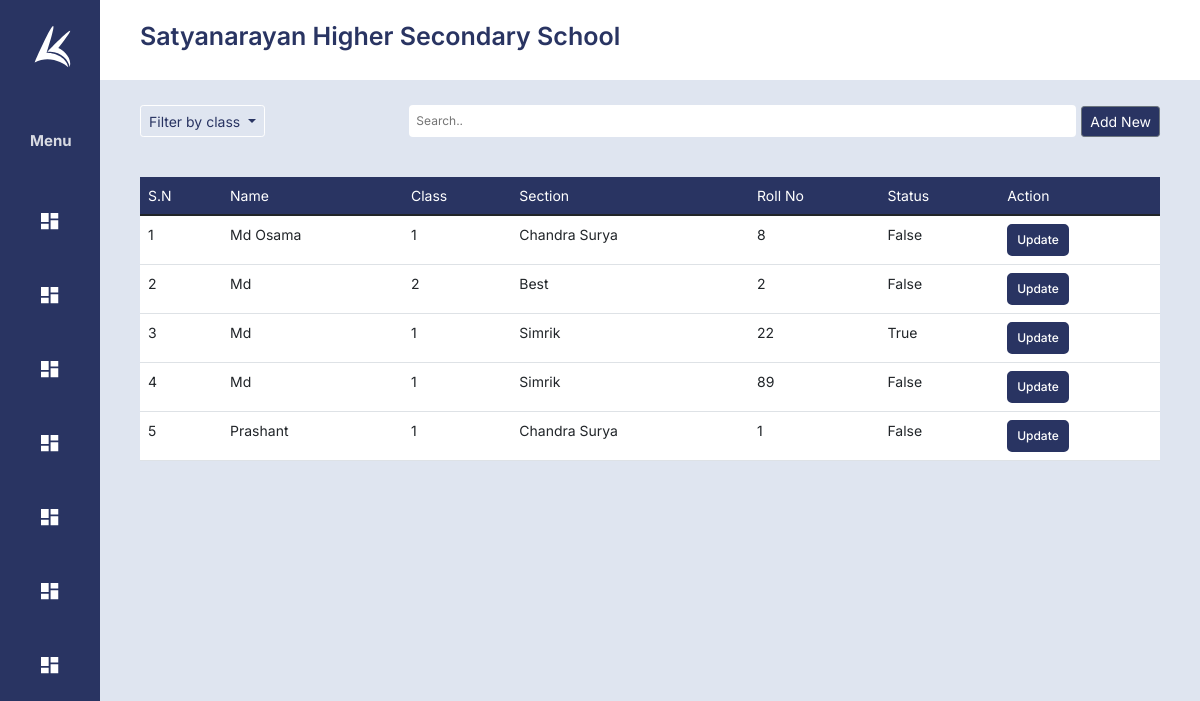
Before: /students (signed in) with the older database file.
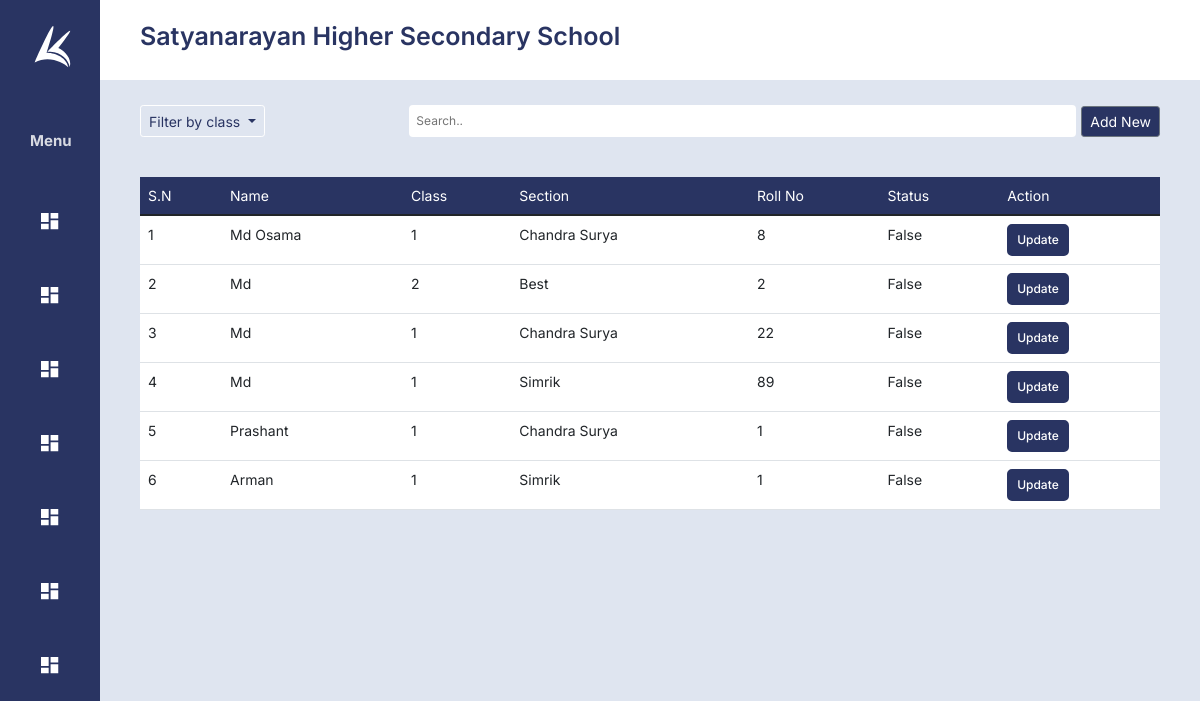
After: the same page with the newer database file.
### school/models.py (models this page shows, shortened)
class School(models.Model):
    id = models.IntegerField(primary_key=True, auto_created=True, unique=True, editable=False)
    school_name  = models.CharField(max_length=225)
    school_address  = models.CharField(max_length=225)
    date_registration  =  models.DateField()
    date_expiration  = models.DateField()
    is_active = models.BooleanField(default=True,)
    user  = models.OneToOneField(User, on_delete=models.CASCADE, unique=True,default=None, null=True,blank=True)
    def __str__(self):
        return self.school_name

class Student(models.Model):
    id = models.IntegerField(primary_key=True, auto_created=True, unique=True, editable=False)
    school =  models.ForeignKey(School, on_delete=models.CASCADE,null=True)
    profile_pic = models.FileField(upload_to='profiles/',null=True)
    medium_of_education = models.CharField(max_length=255,choices=[('English', 'English'), ('Nepali', 'Nepali'), ('Urdu', 'Urdu')],null=True, default='English')
    grade  = models.ForeignKey(Class, on_delete=models.CASCADE,)
    section  = models.ForeignKey(Section, on_delete=models.CASCADE,)
    registration_date = models.DateField(auto_now=True)
    first_name = models.CharField(max_length=225,null=False)
    middle_name = models.CharField(max_length=225,null=True, blank=True)
    last_name = models.CharField(max_length=225,null=True)
    student_dob = models.DateField(default=datetime.now)
    student_gender = models.CharField(max_length=255,choices=[('Male', 'Male'), ('Female', 'Female'), ('Others', 'Others')], null=True) # drop down
    email = models.CharField(max_length=225,null=True)
    mobile_no = models.IntegerField(null=True)
    alternate_mobile_no = models.IntegerField(null=True)
    country = CountryField() # drop down
    state = models.CharField(max_length=225,null=True) # drop down
    city = models.CharField(max_length=225,null=True) # drop down
    zip = models.CharField(max_length=225,null=True) # drop down
    roll_no = models.IntegerField(null=True)
    previous_school_name = models.CharField(max_length=225,null=True,blank=True)
    previous_school_Address = models.CharField(max_length=225, null=True,blank=True)
    parent = models.ForeignKey(Parent, on_delete=models.CASCADE,null=True, blank=True)
    user  = models.OneToOneField(User, on_delete=models.CASCADE, unique=True,default=None, null=True,blank=True)
    transfer_certificate = models.FileField(upload_to='files/', blank=True)
    is_active = models.BooleanField(default=True,blank=True)

class Section(models.Model):
    id = models.IntegerField(primary_key=True, auto_created=True, unique=True, editable=False)
    school =  models.ForeignKey(School, on_delete=models.CASCADE,null=True)
    grade = models.ForeignKey(Class, on_delete=models.CASCADE,)
    section_name = models.CharField(max_length=225)
    is_active = models.BooleanField(default=True)
    def __str__(self):
        return self.section_name

class Class(models.Model):
    id = models.IntegerField(primary_key=True, auto_created=True, unique=True, editable=False)
    school =  models.ForeignKey(School, on_delete=models.CASCADE,null=True)
    class_name  = models.CharField(max_length=225)
    is_active = models.BooleanField(default=True)
    def __str__(self):
        return self.class_name

### school/views.py (the view)
# urls.py: path('students', views.students, name='students'),
@login_required(login_url='/login')
def students(request):
    school = getschool(request)
    if not school:
        return redirect('/login')
    students = getStudents(request)
    classes = getClasses(request)
    context ={'school': school, 'students': students, 'classes': classes}
    return render(request, 'students.html', context)

### school/functions.py (called while the page is built)
def getschool(request):
    schools =  School.objects.filter(user = request.user)
    school = None
    if schools:
        school = schools[0]
    return school

def getClasses(request):
    return Class.objects.filter(school = getschool(request)).all()

def getStudents(request, grade=None):
    students = None
    if grade != None:
        students = Student.objects.filter(school = getschool(request)).all().filter(grade=grade)
    else:
        students = Student.objects.filter(school = getschool(request)).all()
    return students

### templates/students.html (shortened to what this page needs)
{% extends 'dashboardskeleton.html' %}
{% block body %}
<link rel="stylesheet" href="/static/css/users.css">
<div class="options">
    <div class="btn-group">
        <button class="btn btn-secondary btn-sm dropdown-toggle filter" type="button" data-bs-toggle="dropdown" aria-expanded="false">
            Filter by class
        </button>
    </div>
    <div class="table-actions">
        <input type="text" class="searchfiled" placeholder="Search.." oninput="search(this.value, 'table')">
        <a href="/register/student/">
            <div class="btn-group">
                <button class="btn btn-secondary btn-sm btn-c" type="button" >Add New</button>
            </div>
        </a>
    </div>
</div>
<table class="table">
    <thead>
        <td>
            S.N
        </td>
        <td>
            Name
        </td>
        <td>
            Class
        </td>
        <td>
            Section
        </td>
        <td>
            Roll No
        </td>
        <td>
            Status
        </td>
        <td>
            Action
        </td>
    </thead>
    <tbody id="table">
        {% for student in students %}
        <tr>
            <td>
                {{forloop.counter }}
            </td>
            <td id="name">
                {{student.first_name}}
            </td>
            <td id="grade">
                {{student.section.grade}}
            </td>
            <td id="section">
                {{student.section}}
            </td>
            <td>
                {{student.roll_no}}
            </td>
            <td>
                {{student.is_active}}
            </td>
            <td>
                <a href="/register/student?id={{student.id}}">
                    <button>Update</button>
                </a>
            </td>
        </tr>
        {% endfor %}
    </tbody>
</table>
{% endblock body %}

### templates/dashboardskeleton.html (shortened to what this page needs)
<!DOCTYPE html>
<html lang="en">
  <head>
    <link
      href="https://cdn.jsdelivr.net/npm/bootstrap@5.1.3/dist/css/bootstrap.min.css"
      rel="stylesheet"
    />
    <link rel="stylesheet" href="/static/css/style.css" />
  </head>
  <body>
    <div class="c-body">
    <div class="drawer">
            <div class="drawer-header">
                <img class="large-logo" src="/static/assets/logo.svg" alt="logo" /><img class="small-logo"
                    src="/static/assets/smLogo.svg" alt="logo" />
            </div>
            <div class="drawer-heading">Menu</div>
            <a href="/dashboard">
                  <div class="drawer-comp">
                <span><img class="drawer-comp-logo" src="/static/assets/dashboard.svg" alt="" /></span>
            </div>
            </a>
            <p>
            <a class="drawer-comp" data-bs-toggle="collapse" href="#collapseExample" role="button" aria-expanded="false" aria-controls="collapseExample">
                <span><img class="drawer-comp-logo" src="/static/assets/dashboard.svg" alt="" /></span>
            </a>
            </p>
              <p>
            <a class="drawer-comp" data-bs-toggle="collapse" href="#collapseExample1" role="button" aria-expanded="false" aria-controls="collapseExample1">
                <span><img class="drawer-comp-logo" src="/static/assets/dashboard.svg" alt="" /></span>
            </a>
            </p>
              <p>
            <a class="drawer-comp" data-bs-toggle="collapse" href="#collapseExample2" role="button" aria-expanded="false" aria-controls="collapseExample2">
                <span><img class="drawer-comp-logo" src="/static/assets/dashboard.svg" alt="" /></span>
            </a>
            </p>
           <p>
            <a class="drawer-comp" data-bs-toggle="collapse" href="#collapseExample3" role="button" aria-expanded="false" aria-controls="collapseExample3">
                <span><img class="drawer-comp-logo" src="/static/assets/dashboard.svg" alt="" /></span>
            </a>
            </p>
              <p>
            <a class="drawer-comp" data-bs-toggle="collapse" href="#collapseExample4" role="button" aria-expanded="false" aria-controls="collapseExample4">
                <span><img class="drawer-comp-logo" src="/static/assets/dashboard.svg" alt="" /></span>
            </a>
            </p>
              <p>
            <a class="drawer-comp" data-bs-toggle="collapse" href="#collapseExample5" role="button" aria-expanded="false" aria-controls="collapseExample5">
                <span><img class="drawer-comp-logo" src="/static/assets/dashboard.svg" alt="" /></span>
            </a>
            </p>
        </div>
      <div class="d-body">
        <div class="c-nav">
            <h2 class='school-name'>
            {{school}}
            </h2>
        </div>
        {% block body %}
        {% endblock body %}
    </div>
  </body>
</html>

### static/css/style.css (style rules this page uses)
body { font-family: "Inter", sans-serif; }
.c-body { background-color: #DFE5F0; margin: 0px; }
.drawer { width: 250px; background-color: #293462; min-height: 100vh; margin: 0; min-width: 250px; transition: .5s; display: flex; flex-direction: column; }
.drawer-comp { color: white; font-size: 16px; text-decoration: none; display: flex; flex-direction: row; justify-content: flex-start; align-content: space-around; align-items:center; padding: 10px 20px; }
.drawer-comp-logo { margin-right: 15px; }
.drawer-header { color: white; display: flex; flex-direction: column; align-items: center; margin: 50px 20px; transition: .5s; }
.drawer-heading { color: rgba(255, 255, 255, 0.853); font-size: 20px; font-weight: 700; padding: 30px; }
.small-logo { display: none; transition: .5s; }
.c-body { display: flex; flex-direction: row; }
.d-body { display: flex; width: 100%; flex-direction: column; }
.c-nav { background-color: #FFFFFF; color: #000; height: 80px; display: flex; flex-direction: row; align-items: center; padding-left: 40px; margin-bottom: 25px; }
.school-name { font-size: 25px; font-weight: 600; color: #293462; }
@media only screen and (max-width: 1200px) { .small-logo { display: block; } }
@media only screen and (max-width: 1200px) { .drawer-header { margin: 25px 20px; } }
@media only screen and (max-width: 1200px) { .drawer-heading { color: rgba(255, 255, 255, 0.819); font-size: 15px; font-weight: 700; flex-direction: row; justify-content: center; align-content: space-around; align-items:center; } }
@media only screen and (max-width: 1200px) { .drawer { width: 0px; background-color: #293462; min-height: 100vh; margin: 0; min-width: 100px; transition: 1s; } }
@media only screen and (max-width: 1200px) { .drawer-comp { color: white; border-radius: 5px; display: flex; flex-direction: row; justify-content: center; align-content: space-around; align-items:center; margin: 10px 20px; padding: 15px; } }
@media only screen and (max-width: 1200px) { .drawer-comp-logo { margin: 0px; } }
button { background-color: #293462; color: white; border: none; padding: 5px 8px; border-radius: 5px; font-size: 12px; transition: .2s; border: 2px solid #293462; font-weight: 500; }

### static/css/users.css (style rules this page uses)
tbody>tr { background-color: white; }
body { font-family: "Inter", sans-serif; }
thead { background-color: #293462; color: white; }
.table { margin: 40px; width: calc(100% - 80px); font-size: 14px; }
.options { display: flex; flex-direction: row; justify-content: space-between; margin: 0px 40px; }
.filter { background-color: transparent; border: 1px #ffffff solid; color: #293462; }
.btn-c { background-color: #293462; }
.searchfiled { width: 667px; margin-right: 5px; border-radius: 4px; border: 2px #ffffff solid; padding: 5px; font-size: 12px; outline: none ; }
.table-actions { display: flex; flex-direction: row; align-items: center; }

### templates/dashboardskeleton.html (style rules this page uses)
p { margin: 0px; }
a { text-decoration: none; }

Changed rows visible on the page:
changed Student (number 3 of 6 on the later page): section "Simrik" → "Chandra Surya"; is_active "True" → "False"
added Student: first_name "Arman", section.grade "1", section "Simrik", roll_no "1", is_active "False"
